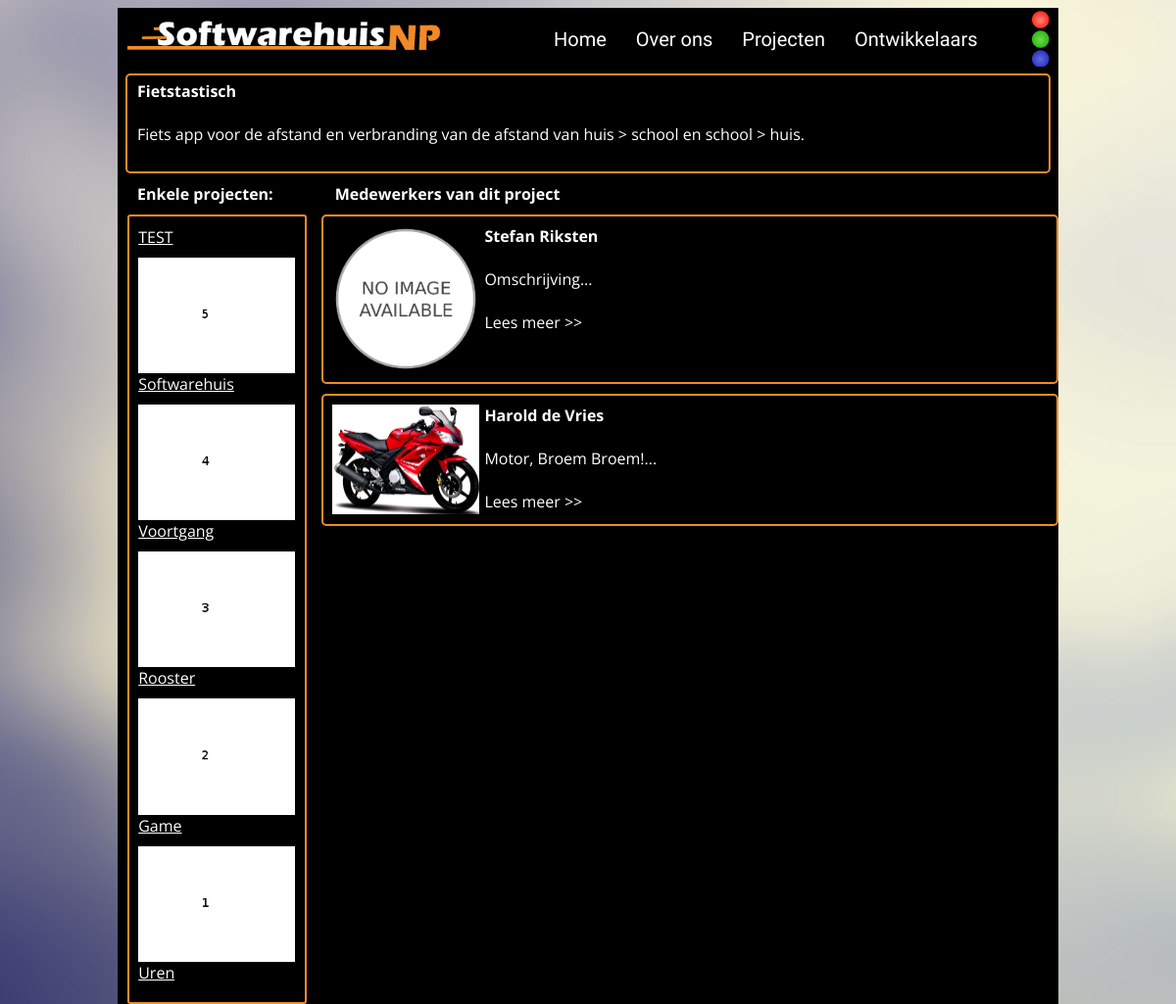
The app's page /work/site.php?id=3 with its own data.
### tables this page shows
CREATE TABLE IF NOT EXISTS `s_project` (
  `id` int(100) NOT NULL AUTO_INCREMENT,
  `projectcode` varchar(100) NOT NULL DEFAULT '123',
  `titel` varchar(200) NOT NULL,
  `omschrijving` text NOT NULL,
  `link` varchar(200) NOT NULL,
  `datum_oplevering` int(100) NOT NULL DEFAULT '0',
  PRIMARY KEY (`id`)
);

CREATE TABLE IF NOT EXISTS `s_project_screenshots` (
  `id` int(100) NOT NULL AUTO_INCREMENT,
  `projectid` int(100) NOT NULL,
  `afbeelding_url` varchar(200) NOT NULL,
  `volgorde` int(100) NOT NULL DEFAULT '0',
  PRIMARY KEY (`id`)
);

CREATE TABLE IF NOT EXISTS `s_werknemer` (
  `id` int(11) NOT NULL AUTO_INCREMENT,
  `gebruikersnaam` varchar(100) NOT NULL,
  `wachtwoord` varchar(200) NOT NULL DEFAULT '',
  `voornaam` varchar(100) NOT NULL,
  `tussenvoegsel` varchar(100) NOT NULL,
  `achternaam` varchar(100) NOT NULL,
  `level` int(100) NOT NULL DEFAULT '0',
  `omschrijving` text NOT NULL,
  `afbeelding` varchar(200) NOT NULL,
  PRIMARY KEY (`id`)
);

### work/config.php (called while the page is built, shortened)
<?php
	$config = new config();
?>

### work/classes/database.php (called while the page is built, shortened)
<?php
class database {
	public function __construct($server,$username,$password,$database) {
		$this->connection = new MySQLi($server, $username, $password, $database) or die("ERROR: Kan niet verbinden met de database.");
	}
	public function query($q) {
		$result = mysqli_query($this->connection,$q) or die(mysqli_error($this->connection));
		return $result;
	}
	public function fetch_assoc($q) {
		return mysqli_fetch_assoc($q);
	}
}
?>

### work/includes/pages/projecten.php (the view, shortened to what this page needs)
<div id="contentvak" style='background: black;'>
<?php
if(empty($_GET['project'])){
$query = $database->query("SELECT * FROM `".$config->dbinfo['prefix']."_project` order by id desc limit 1");
				while($row = $database->fetch_assoc($query)){
				$projectid = $row['id'];
				$query2 = $database->query("SELECT * FROM `".$config->dbinfo['prefix']."_project_screenshots` where projectid='".$projectid."'");
				$row2 = $database->fetch_assoc($query2);
									echo "
						<div class='OntwikkelaarsRight' style='width: 930px; margin-left: 8px; margin-top: 7px;'>
							<div class='OntwikkelaarsRightBig' style='float: left;'><a href='".$row['link']."'><img src='" . $row2['afbeelding_url'] . "' class='BorderRadius ImageBig'></a></div>
							<div class='OntwikkelaarsRightBig2' style='float: left; margin-left: 5px;'><strong>" . $row['titel'] . "</strong><br /><br />
								" . $row['omschrijving'] . "<br /><br />
							";
							echo "</div></div>";
					}
					}
					?>
<div>
	<div style='margin-left: 20px; float: left;'>
		<strong style='color: white;'>Enkele projecten:</strong>
	</div>
	<div style='margin-left: 63px; float: left;'>
		<strong style='color: white;'>Medewerkers van dit project</strong>
	</div>
</div>
<br style='clear: both;' />
	<div class="ContentLeft" style='margin-top: 10px; width: 160px;'>
		<?php
				$query = $database->query("SELECT * FROM `".$config->dbinfo['prefix']."_project` where id != '".$projectid."' order by id desc");
				while($row = $database->fetch_assoc($query)){
				$query2 = $database->query("SELECT * FROM `".$config->dbinfo['prefix']."_project_screenshots` where projectid = '".$row['id']."' order by projectid desc");
				$row2 = $database->fetch_assoc($query2);
					echo "<div class='BorderRadius employee' style='margin-top: 0px;'>
							<div class=\"img\">
								<a href='site.php?id=3&project=" . $row['id'] . "'><img src='" . $row2['afbeelding_url'] . "' class='ImageSmall' style='width: 160px;'></a>
							</div>
							<div class=\"name\">
								<a href='site.php?id=3&project=" . $row['id'] . "' style='color: white;'>" . $row['titel'] . "</a>
							</div>
							<div style='height: 10px; width: 100%;'></div>
						</div>
					";
				}
		?>
	</div>
	<div class="ContentRight" style='margin-left: 6px; width: 780x;'>
		<?php
				$query = $database->query("SELECT distinct(werknemerid) FROM `".$config->dbinfo['prefix']."_project_werknemer` where projectid = '".$projectid."' order by projectid desc");
				while($row = $database->fetch_assoc($query)){
					$query2 = $database->query("SELECT * FROM `".$config->dbinfo['prefix']."_werknemer` where id = '".$row['werknemerid']."'");
					$row = $database->fetch_assoc($query2);
					echo "
						<div class='OntwikkelaarsRight' style='width: 738px;'>
							<div style='padding: 4px;'>
							<div style='float: left;'><img src='" . $row['afbeelding'] . "' class='BorderRadius' style='width: 150px;'>
<div style='height: 5px; width: 100%;'></div>
							</div>
							<div style='float: left; margin-left: 5px;'><strong>" . $row['voornaam'] . " " . $row['tussenvoegsel'] . " " . $row['achternaam'] . "</strong><br /><br />
								" . substr($row['omschrijving'],0,250) . "...<br /><br />
								<a href='site.php?id=4&werknemer=" . $row['id'] . "'>Lees meer >></div>
							</a>
							</div>
						</div>
					";
				}
		?>
	</div>
</div>

### work/site.php (shortened to what this page needs)
<!DOCTYPE html PUBLIC "-//W3C//DTD XHTML 1.0 Transitional//EN" "http://www.w3.org/TR/xhtml1/DTD/xhtml1-transitional.dtd">
<html xmlns="http://www.w3.org/1999/xhtml">
<head>
<?php
include("includes/head.php");
?>
</head>
<body>
	<div id="container">
    	<div id="logocontainer">
        	<?php
			if(!isset($_COOKIE['theme'])){
				echo '<img id="logo" src="img/logo_default.png"/>';
			} else {
				echo '<img id="logo" src="img/logo_'.$_COOKIE['theme'].'.png"/>';
			}
			?>
        </div>
    	<div id="nav">
        	<ul>
                <?php
					include("includes/menu.php");
				?>
            </ul>
        </div>
        <div id="colorswitcher" style='margin-right:8px; margin-top:2px;'>
        	<div class="red"></div>
            <div class="green"></div>
            <div class="blue"></div>
        </div>
       <?php include("includes/content.php"); ?>
    </div>
</body>
</html>

### work/includes/head.php (shortened to what this page needs)
<link href="css/style.css" rel="stylesheet" type="text/css" />
<link id="theme" href="css/theme_default.css" rel="stylesheet" type="text/css" />

### work/includes/menu.php (shortened to what this page needs)
<li><a href="site.php">Home</a></li>
<li><a href="site.php?id=2">Over ons</a></li>
<li><a href="site.php?id=3">Projecten</a></li>
<li><a href="site.php?id=4">Ontwikkelaars</a></li>

### work/includes/content.php (shortened to what this page needs)
<?php
	include('config.php');
	require_once('classes/database.php');
	$database = new database($config->dbinfo["server"],$config->dbinfo["dbuser"],$config->dbinfo["dbpass"],$config->dbinfo["dbname"]);
	switch(@$_GET['id'])
	{
		case 3:
			include("includes/pages/projecten.php");
		break;
	}
?>

### work/css/style.css (style rules this page uses)
body { background-image:url('../img/background.jpg'); background-size:cover; background-repeat:no-repeat; font-family: 'Open Sans', sans-serif; }
#container { position:relative; width:960px; min-height:315px; margin:auto; background-color:#FFFFFF; }
#logocontainer { position:relative; float:left; z-index:1; width:325px; left:10px; }
#logocontainer img { width:100%; }
#nav { position:relative; background-color:#000; color:#FFFFFF; height:60px; }
#nav ul { position:relative; list-style:none; margin:0; padding:0; width:510px; height:60px; float:right; margin-right:20px; overflow:hidden; }
#nav ul li { position:relative; list-style:none; margin:0; padding:20px 15px; float:left; display:table; cursor:pointer; z-index:2; }
#nav ul li a { color:#FFFFFF; text-decoration:none; vertical-align:middle; display:table-cell; font-family: 'Share Tech', sans-serif; font-size:20px; }
#colorswitcher { position:absolute; right:0px; top:0px; width:20px; height:60px; }
#colorswitcher .red { position:relative; float:left; width:20px; height:20px; background-image:url('../img/bullet_red.png'); cursor:pointer; }
#colorswitcher .green { position:relative; float:left; width:20px; height:20px; background-image:url('../img/bullet_green.png'); cursor:pointer; }
#colorswitcher .blue { position:relative; float:left; width:20px; height:20px; background-image:url('../img/bullet_blue.png'); cursor:pointer; }
#contentvak { position:relative; float:left; width:100%; min-height:400px; background-color:#FFFFFF; }
.ContentLeft { width: 20%; float: left; padding: 1%; margin-top: 5px; margin-left: 1%; background: black; border: 2px solid yellow; border-radius: 5px; }
.ContentRight { width: 72%; float: left; margin-left: 2%; padding: 1%; }
.OntwikkelaarsRight { float: left; width: 100%; border: 2px solid #f08b28; border-radius: 5px; padding: 5px; margin-bottom: 10px; background: black; color: white; margin-top: -2x; }
.OntwikkelaarsRight a { text-decoration: none; color: white; }

### work/css/theme_default.css (style rules this page uses)
.ContentLeft { border-radius: 3px; }
.ContentRight { border-radius: 3px; }
.OntwikkelaarsRight, .ContentLeft { border: 2px solid #f08b28 !important; }

### records on screen
s_project: titel "Fietstastisch", omschrijving "Fiets app voor de afstand en verbranding van de afstand van huis > school en school > huis."
s_project: titel "TEST"
s_project: s_project_screenshots.afbeelding_url (picture), titel "Softwarehuis"
s_project: s_project_screenshots.afbeelding_url (picture), titel "Voortgang"
s_project: s_project_screenshots.afbeelding_url (picture), titel "Rooster"
s_project: s_project_screenshots.afbeelding_url (picture), titel "Game"
s_project: s_project_screenshots.afbeelding_url (picture), titel "Uren"
s_werknemer: afbeelding (picture), voornaam "Stefan", achternaam "Riksten", omschrijving "Omschrijving"
s_werknemer: afbeelding (picture), voornaam "Harold", achternaam "de Vries", omschrijving "Motor, Broem Broem!"
